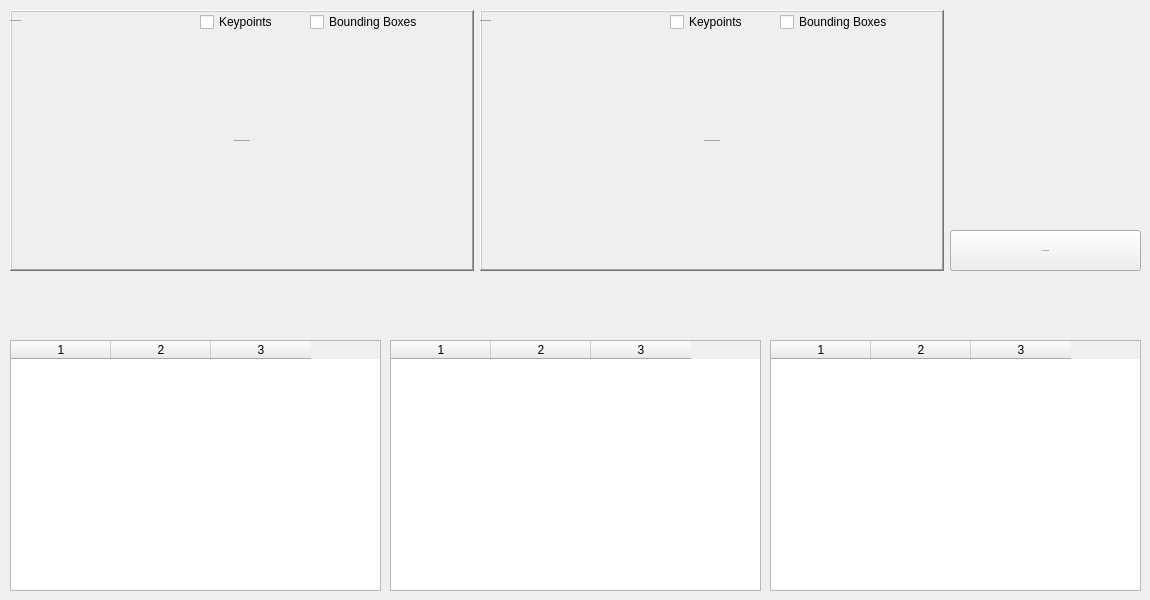
      <widget class="QWidget" name="page_5">
       <widget class="QWidget" name="time_frame_container_table_event_logs_advanced_analytics" native="true">
        <property name="geometry">
         <rect>
          <x>10</x>
          <y>270</y>
          <width>1131</width>
          <height>61</height>
         </rect>
        </property>
        <property name="styleSheet">
         <string notr="true">border-color: rgb(0, 0, 0);</string>
        </property>
       </widget>
       <widget class="QPushButton" name="play_pause_button_advanced_analytics_table_event_logs">
        <property name="geometry">
         <rect>
          <x>950</x>
          <y>230</y>
          <width>191</width>
          <height>41</height>
         </rect>
        </property>
        <property name="font">
         <font>
          <family>Segoe UI</family>
          <pointsize>-1</pointsize>
          <fontweight>DemiBold</fontweight>
         </font>
        </property>
        <property name="text">
         <string>PLAY PREVIEW</string>
        </property>
        <property name="icon">
         <iconset resource="icons/icons.qrc">
          <normaloff>:/icons/play-256.png</normaloff>:/icons/play-256.png</iconset>
        </property>
       </widget>
       <widget class="QLabel" name="adv_analytics_preview_event_logs_table_front">
        <property name="geometry">
         <rect>
          <x>10</x>
          <y>10</y>
          <width>464</width>
          <height>261</height>
         </rect>
        </property>
        <property name="font">
         <font>
          <family>Segoe UI</family>
          <pointsize>-1</pointsize>
          <italic>true</italic>
          <bold>false</bold>
         </font>
        </property>
        <property name="frameShape">
         <enum>QFrame::Shape::WinPanel</enum>
        </property>
        <property name="frameShadow">
         <enum>QFrame::Shadow::Raised</enum>
        </property>
        <property name="text">
         <string>Import an Examination Footage First</string>
        </property>
        <property name="alignment">
         <set>Qt::AlignmentFlag::AlignCenter</set>
        </property>
       </widget>
       <widget class="QLabel" name="adv_analytics_preview_event_logs_table_center">
        <property name="geometry">
         <rect>
          <x>480</x>
          <y>10</y>
          <width>464</width>
          <height>261</height>
         </rect>
        </property>
        <property name="font">
         <font>
          <family>Segoe UI</family>
          <pointsize>-1</pointsize>
          <italic>true</italic>
         </font>
        </property>
        <property name="frameShape">
         <enum>QFrame::Shape::WinPanel</enum>
        </property>
        <property name="frameShadow">
         <enum>QFrame::Shadow::Raised</enum>
        </property>
        <property name="text">
         <string>Import an Examination Footage First</string>
        </property>
        <property name="alignment">
         <set>Qt::AlignmentFlag::AlignCenter</set>
        </property>
       </widget>
       <widget class="QTableWidget" name="advanced_analytics_event_logs_table_1">
        <property name="geometry">
         <rect>
          <x>10</x>
          <y>340</y>
          <width>371</width>
          <height>251</height>
         </rect>
        </property>
        <property name="lineWidth">
         <number>1</number>
        </property>
        <property name="midLineWidth">
         <number>0</number>
        </property>
        <property name="verticalScrollMode">
         <enum>QAbstractItemView::ScrollMode::ScrollPerPixel</enum>
        </property>
        <property name="horizontalScrollMode">
         <enum>QAbstractItemView::ScrollMode::ScrollPerPixel</enum>
        </property>
        <property name="gridStyle">
         <enum>Qt::PenStyle::NoPen</enum>
        </property>
        <property name="sortingEnabled">
         <bool>true</bool>
        </property>
        <property name="columnCount">
         <number>3</number>
        </property>
        <attribute name="verticalHeaderVisible">
         <bool>false</bool>
        </attribute>
        <column/>
        <column/>
        <column/>
       </widget>
       <widget class="QTableWidget" name="advanced_analytics_event_logs_table_2">
        <property name="geometry">
         <rect>
          <x>390</x>
          <y>340</y>
          <width>371</width>
          <height>251</height>
         </rect>
        </property>
        <property name="lineWidth">
         <number>1</number>
        </property>
        <property name="midLineWidth">
         <number>0</number>
        </property>
        <property name="verticalScrollMode">
         <enum>QAbstractItemView::ScrollMode::ScrollPerPixel</enum>
        </property>
        <property name="horizontalScrollMode">
         <enum>QAbstractItemView::ScrollMode::ScrollPerPixel</enum>
        </property>
        <property name="gridStyle">
         <enum>Qt::PenStyle::NoPen</enum>
        </property>
        <property name="sortingEnabled">
         <bool>true</bool>
        </property>
        <property name="columnCount">
         <number>3</number>
        </property>
        <attribute name="verticalHeaderVisible">
         <bool>false</bool>
        </attribute>
        <column/>
        <column/>
        <column/>
       </widget>
       <widget class="QTableWidget" name="advanced_analytics_event_logs_table_3">
        <property name="geometry">
         <rect>
          <x>770</x>
          <y>340</y>
          <width>371</width>
          <height>251</height>
         </rect>
        </property>
        <property name="lineWidth">
         <number>1</number>
        </property>
        <property name="midLineWidth">
         <number>0</number>
        </property>
        <property name="verticalScrollMode">
         <enum>QAbstractItemView::ScrollMode::ScrollPerPixel</enum>
        </property>
        <property name="horizontalScrollMode">
         <enum>QAbstractItemView::ScrollMode::ScrollPerPixel</enum>
        </property>
        <property name="gridStyle">
         <enum>Qt::PenStyle::NoPen</enum>
        </property>
        <property name="sortingEnabled">
         <bool>true</bool>
        </property>
        <property name="columnCount">
         <number>3</number>
        </property>
        <attribute name="verticalHeaderVisible">
         <bool>false</bool>
        </attribute>
        <column/>
        <column/>
        <column/>
       </widget>
       <widget class="QCheckBox" name="front_preview_video_bounding_box_advanced_analytics_event_logs_check_box">
        <property name="geometry">
         <rect>
          <x>310</x>
          <y>12</y>
          <width>121</width>
          <height>20</height>
         </rect>
        </property>
        <property name="text">
         <string>Bounding Boxes</string>
        </property>
       </widget>
       <widget class="QLabel" name="label_50">
        <property name="geometry">
         <rect>
          <x>480</x>
          <y>10</y>
          <width>161</width>
          <height>21</height>
         </rect>
        </property>
        <property name="maximumSize">
         <size>
          <width>191</width>
          <height>21</height>
         </size>
        </property>
        <property name="font">
         <font>
          <family>Segoe UI</family>
          <pointsize>-1</pointsize>
         </font>
        </property>
        <property name="autoFillBackground">
         <bool>false</bool>
        </property>
        <property name="text">
         <string>Video Preview [CENTER]</string>
        </property>
        <property name="alignment">
         <set>Qt::AlignmentFlag::AlignLeading|Qt::AlignmentFlag::AlignLeft|Qt::AlignmentFlag::AlignVCenter</set>
        </property>
       </widget>
       <widget class="QCheckBox" name="center_preview_video_bounding_box_advanced_analytics_event_logs_check_box">
        <property name="geometry">
         <rect>
          <x>780</x>
          <y>12</y>
          <width>121</width>
          <height>20</height>
         </rect>
        </property>
        <property name="text">
         <string>Bounding Boxes</string>
        </property>
       </widget>
       <widget class="QLabel" name="label_51">
        <property name="geometry">
         <rect>
          <x>10</x>
          <y>10</y>
          <width>161</width>
          <height>21</height>
         </rect>
        </property>
        <property name="maximumSize">
         <size>
          <width>191</width>
          <height>21</height>
         </size>
        </property>
        <property name="font">
         <font>
          <family>Segoe UI</family>
          <pointsize>-1</pointsize>
         </font>
        </property>
        <property name="autoFillBackground">
         <bool>false</bool>
        </property>
        <property name="text">
         <string>Video Preview [CENTER]</string>
        </property>
        <property name="alignment">
         <set>Qt::AlignmentFlag::AlignLeading|Qt::AlignmentFlag::AlignLeft|Qt::AlignmentFlag::AlignVCenter</set>
        </property>
       </widget>
       <widget class="QCheckBox" name="center_preview_video_keypoints_advanced_analytics_event_logs_check_box">
        <property name="geometry">
         <rect>
          <x>670</x>
          <y>12</y>
          <width>81</width>
          <height>20</height>
         </rect>
        </property>
        <property name="text">
         <string>Keypoints</string>
        </property>
       </widget>
       <widget class="QCheckBox" name="front_preview_video_keypoints_advanced_analytics_event_logs_check_box">
        <property name="geometry">
         <rect>
          <x>200</x>
          <y>12</y>
          <width>81</width>
          <height>20</height>
         </rect>
        </property>
        <property name="text">
         <string>Keypoints</string>
        </property>
       </widget>
       <zorder>time_frame_container_table_event_logs_advanced_analytics</zorder>
       <zorder>play_pause_button_advanced_analytics_table_event_logs</zorder>
       <zorder>adv_analytics_preview_event_logs_table_front</zorder>
       <zorder>adv_analytics_preview_event_logs_table_center</zorder>
       <zorder>advanced_analytics_event_logs_table_1</zorder>
       <zorder>advanced_analytics_event_logs_table_2</zorder>
       <zorder>advanced_analytics_event_logs_table_3</zorder>
       <zorder>front_preview_video_bounding_box_advanced_analytics_event_logs_check_box</zorder>
       <zorder>label_50</zorder>
       <zorder>label_51</zorder>
       <zorder>center_preview_video_keypoints_advanced_analytics_event_logs_check_box</zorder>
       <zorder>front_preview_video_keypoints_advanced_analytics_event_logs_check_box</zorder>
       <zorder>center_preview_video_bounding_box_advanced_analytics_event_logs_check_box</zorder>
      </widget>
